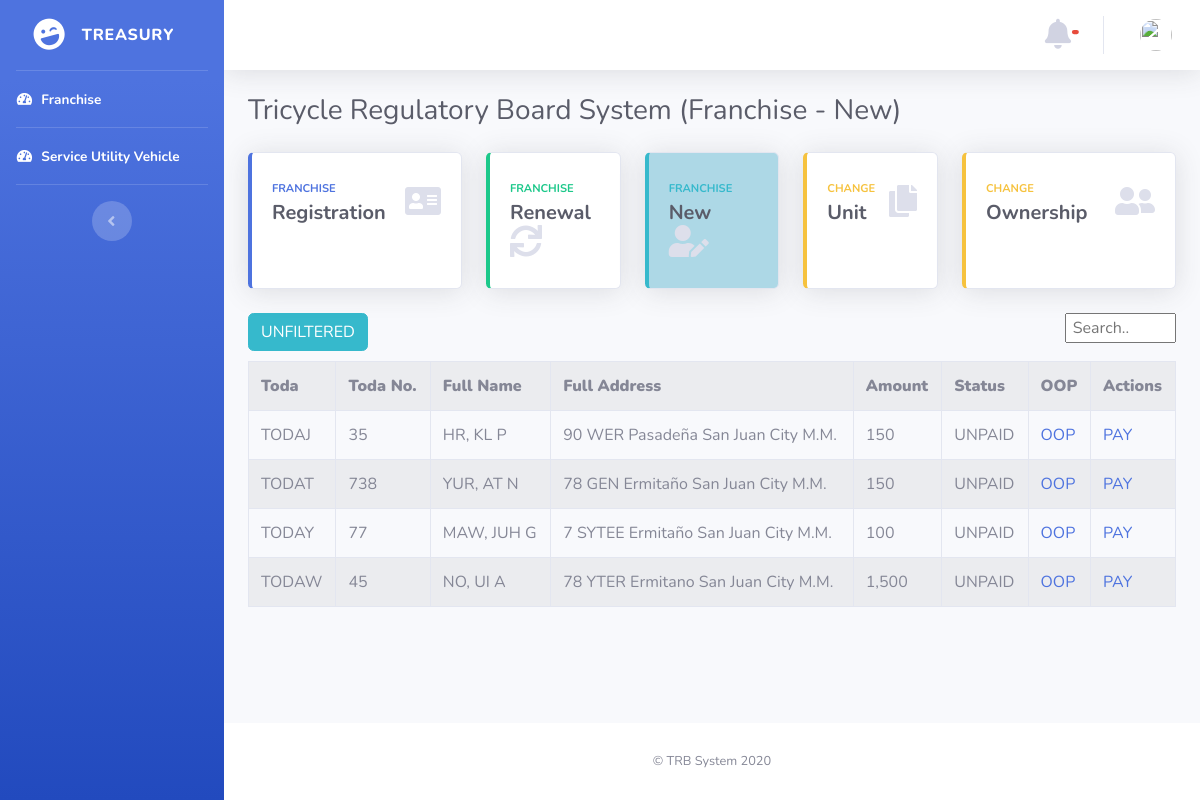
Page /treasury/index_table.php on the earlier database version.
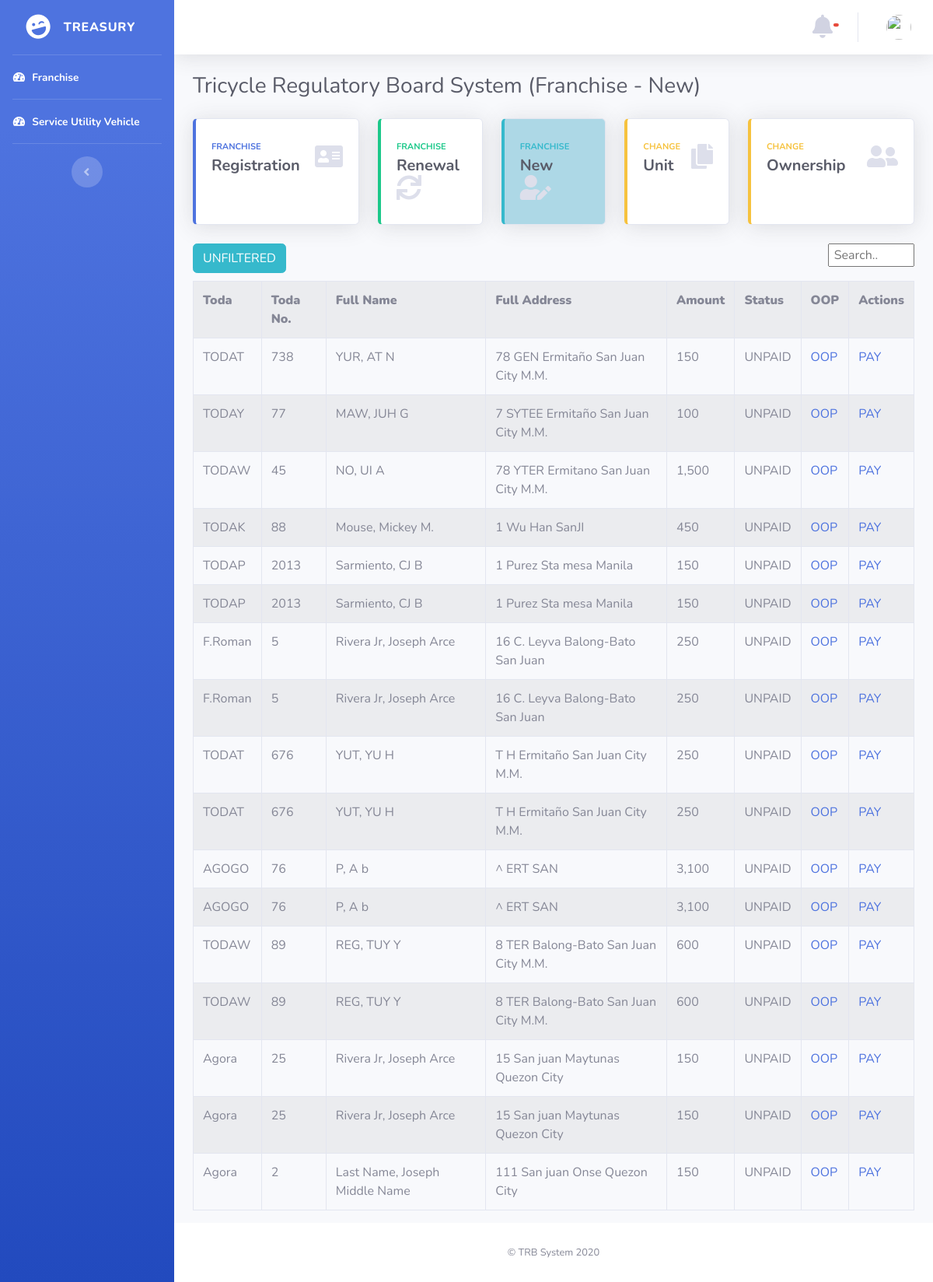
Same page on the later database version.
### tables this page shows
CREATE TABLE `or_payments` (
  `id_payment` int(6) NOT NULL,
  `id_no` int(6) NOT NULL,
  `reg_fee` int(6) NOT NULL,
  `mch` int(6) NOT NULL,
  `reg_sticker` int(6) NOT NULL,
  `petition` int(6) NOT NULL,
  `confirmation` int(6) NOT NULL,
  `inspection` int(6) NOT NULL,
  `supervision` int(6) NOT NULL,
  `fare_sticker` int(6) NOT NULL,
  `plate_sticker` int(6) NOT NULL,
  `others` text NOT NULL,
  `total_amount` text NOT NULL,
  `sticker_no` text NOT NULL,
  `or_date` text NOT NULL,
  `seen_status` int(11) NOT NULL
);

CREATE TABLE `tricycle_operator` (
  `id_no` int(11) NOT NULL,
  `first_name` varchar(25) NOT NULL,
  `middle_name` varchar(25) NOT NULL,
  `last_name` varchar(25) NOT NULL,
  `house_no` varchar(25) NOT NULL,
  `street` varchar(25) NOT NULL,
  `barangay` varchar(25) NOT NULL,
  `city` varchar(25) NOT NULL,
  `case_no` varchar(25) NOT NULL,
  `toda` varchar(25) NOT NULL,
  `toda_no` smallint(6) NOT NULL,
  `make` varchar(25) NOT NULL,
  `motor_no` varchar(25) NOT NULL,
  `chasis_no` varchar(25) NOT NULL,
  `plate_no` varchar(25) NOT NULL,
  `date` varchar(25) NOT NULL,
  `unit` smallint(6) NOT NULL,
  `status` int(6) NOT NULL,
  `seen_status` int(11) NOT NULL
);

### treasury/index_table.php (the view, shortened to what the changed rows need)
?><!DOCTYPE html>
<html lang="en">
<head>
  <link href="../vendor/fontawesome-free/css/all.min.css" rel="stylesheet" type="text/css">
  <link href="../css/sb-admin-2.min.css" rel="stylesheet">
</head>
<body id="page-top">
  <?php require('nav.php');  ?>
        <div class="container-fluid">
          <div class="d-sm-flex align-items-center justify-content-between mb-4">
            <h1 class="h3 mb-0 text-gray-800">Tricycle Regulatory Board System (Franchise - New)</h1>
          </div>
          <?php
            require ("../database.php");
            $result = 'SELECT * FROM tricycle_operator INNER JOIN or_payments ON tricycle_operator.id_no = or_payments.id_no where status = 2 ;';
            $statement = $connection->prepare($result);
            $statement->execute();
            $payments = $statement->fetchAll(PDO::FETCH_OBJ);
            echo "<table border='1'  class='table table-striped table-bordered table-hover' id='dataTables-example' style='display:;' >
                <tr>
                  <th><b>Toda</b></td></th>
                  <th><b>Toda No.</b></td></th>
                  <th><b>Full Name</b></td></th>
                  <th><b>Full Address</b></td></th>
                  <th><b>Amount</b></td></th>
                  <th><b>Status</b></td></th>
                  <th><b>OOP</b></td></th>
                  <th><b>Actions</b></td></th>
                  ";
                  foreach($payments as $package):
                    $fname= $package->first_name;
                    $mname= $package->middle_name;
                    $lname= $package->last_name;
                    $fullname= $lname .', '. $fname .' '.$mname;
                    $house_no = $package->house_no;
                    $street = $package->street;
                    $barangay = $package->barangay;
                    $city= $package->city;
                    $full_add =  $house_no .' '. $street .' '.$barangay.' '.$city;
                    $stats= $package->status;
                    $display1 ="";
                    $display2 ="";
                    $display3 ="";
                    if($stats == 2)
                    {
                      $new_stat= "UNPAID";
                      $display1 = "inline-block;";
                      $display2 = "inline-block ;";
                      $display3 = "none;";
                    }
                      echo "<tr id=".$package->id_no.">";
                      echo "<td >".$package->toda."</td>";
                      echo "<td >".$package->toda_no."</td>";
                      echo "<td >".$fullname."</td>";
                      echo "<td >".$full_add."</td>";
                      echo "<td >".$package->total_amount."</td>";
                        echo "<td >".$new_stat."</td>";
                        echo "<td ><a href='or_payment.php?userid=".$package->id_no."' style= display:".$display1."'> OOP </a></td>";
                      echo "<td >
                                  <a onclick='myFunction()' id='sss' href='approve_entry.php?userid=".$package->id_no."' style= display:".$display2."'>   PAY  </a>
                                  <label style='display:".$display3."'>---</label>
                            </td>";
                          endforeach;
                          echo "</table>";
            ?>
        </div>
        </div>
    </div>
  </div>
</body>
</html>

Differences in the rows shown:
no longer on this page (row unchanged): or_payments: id_no.toda "TODAJ", id_no.toda_no "35", id_no.middle_name "HR, KL P", id_no.city "90 WER Pasadeña San Juan City M.M.", total_amount "150", id_no.status "UNPAID"
added or_payments: id_no.toda "TODAK", id_no.toda_no "88", id_no.middle_name "Mouse, Mickey M.", id_no.city "1 Wu Han SanJI", total_amount "450", id_no.status "UNPAID"
added or_payments: id_no.toda "TODAP", id_no.toda_no "2013", id_no.middle_name "Sarmiento, CJ B", id_no.city "1 Purez Sta mesa Manila", total_amount "150", id_no.status "UNPAID"
added or_payments: id_no.toda "TODAP", id_no.toda_no "2013", id_no.middle_name "Sarmiento, CJ B", id_no.city "1 Purez Sta mesa Manila", total_amount "150", id_no.status "UNPAID"
added or_payments: id_no.toda "F.Roman", id_no.toda_no "5", id_no.middle_name "Rivera Jr, Joseph Arce", id_no.city "16 C. Leyva Balong-Bato San Juan", total_amount "250", id_no.status "UNPAID"
added or_payments: id_no.toda "F.Roman", id_no.toda_no "5", id_no.middle_name "Rivera Jr, Joseph Arce", id_no.city "16 C. Leyva Balong-Bato San Juan", total_amount "250", id_no.status "UNPAID"
added or_payments: id_no.toda "TODAT", id_no.toda_no "676", id_no.middle_name "YUT, YU H", id_no.city "T H Ermitaño San Juan City M.M.", total_amount "250", id_no.status "UNPAID"
added or_payments: id_no.toda "TODAT", id_no.toda_no "676", id_no.middle_name "YUT, YU H", id_no.city "T H Ermitaño San Juan City M.M.", total_amount "250", id_no.status "UNPAID"
added or_payments: id_no.toda "AGOGO", id_no.toda_no "76", id_no.middle_name "P, A b", id_no.city "^ ERT SAN", total_amount "3,100", id_no.status "UNPAID"
added or_payments: id_no.toda "AGOGO", id_no.toda_no "76", id_no.middle_name "P, A b", id_no.city "^ ERT SAN", total_amount "3,100", id_no.status "UNPAID"
added or_payments: id_no.toda "TODAW", id_no.toda_no "89", id_no.middle_name "REG, TUY Y", id_no.city "8 TER Balong-Bato San Juan City M.M.", total_amount "600", id_no.status "UNPAID"
added or_payments: id_no.toda "TODAW", id_no.toda_no "89", id_no.middle_name "REG, TUY Y", id_no.city "8 TER Balong-Bato San Juan City M.M.", total_amount "600", id_no.status "UNPAID"
added or_payments: id_no.toda "Agora", id_no.toda_no "25", id_no.middle_name "Rivera Jr, Joseph Arce", id_no.city "15 San juan Maytunas Quezon City", total_amount "150", id_no.status "UNPAID"
added or_payments: id_no.toda "Agora", id_no.toda_no "25", id_no.middle_name "Rivera Jr, Joseph Arce", id_no.city "15 San juan Maytunas Quezon City", total_amount "150", id_no.status "UNPAID"
added or_payments: id_no.toda "Agora", id_no.toda_no "2", id_no.middle_name "Last Name, Joseph Middle Name", id_no.city "111 San juan Onse Quezon City", total_amount "150", id_no.status "UNPAID"
